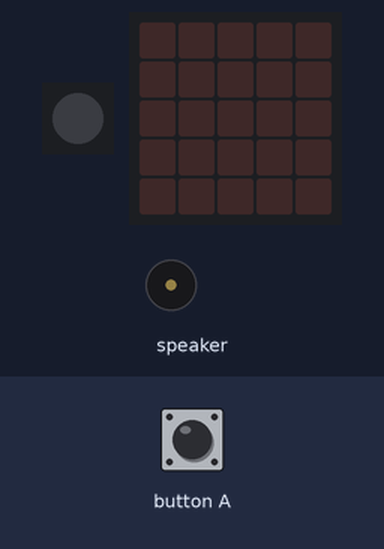
A program run on a simulated Calliope mini (MakeCode). Shown: 1 RGB LEDs in strip order, left to right, the board's 5×5 LED display, buzzer (waves = sounding). Inputs (shaded band) come from the test bench. Random numbers come from a fixed seed.

Above: at 1.2 s.
1.3 s: button A pressed for 0.15 s
At 3.0 s:
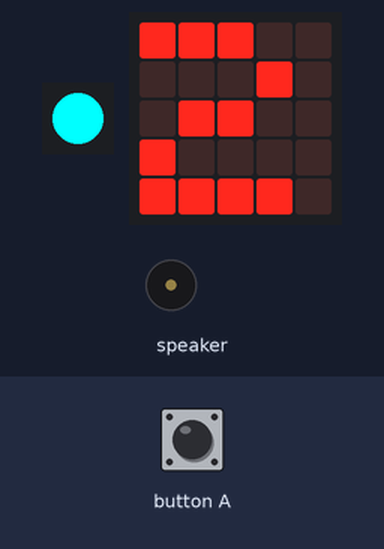
4.2 s: button A pressed for 0.15 s
At 4.8 s:
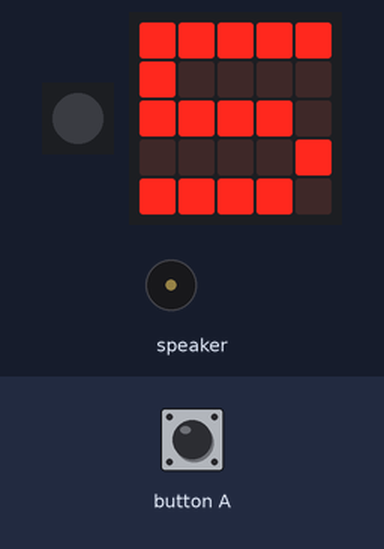
6.6 s: button A pressed for 0.15 s
At 7.8 s:
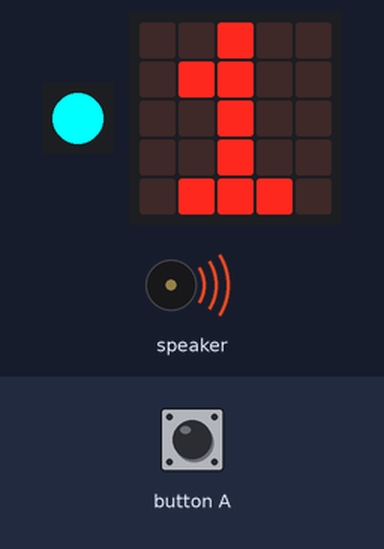
Timing chart, 0 to 9.6 s (numbered marks = the images above; inputs shaded):
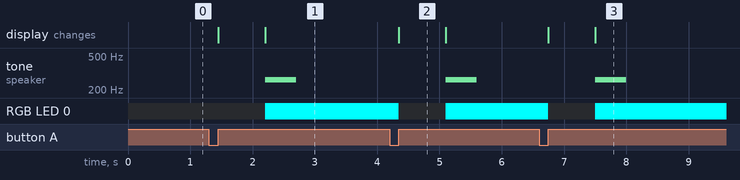

Measured:
- after the input at 1.3 s, tone on speaker: silent → 262 Hz after 0.90 s, → silent 0.50 s later; RGB LED 0: off → RGB(0, 255, 255) after 0.90 s; the display: first changes after 0.15 s (image 1 shows a later state)
- after the input at 4.2 s, tone on speaker: silent → 262 Hz after 0.90 s, → silent 0.50 s later; RGB LED 0: RGB(0, 255, 255) → off after 0.15 s, → RGB(0, 255, 255) 0.75 s later; the display: changes after 0.15 s (image 2)
- after the input at 6.6 s, tone on speaker: silent → 262 Hz after 0.90 s, → silent 0.50 s later; RGB LED 0: RGB(0, 255, 255) → off after 0.15 s, → RGB(0, 255, 255) 0.75 s later; the display: first changes after 0.15 s (image 3 shows a later state)
- what the display in image 2 shows lasts 0.7 s, from 4.4 s to 5.1 s

The program:

main.ts
```typescript
let X = 0
input.onButtonEvent(Button.A, input.buttonEventClick(), function () {
    basic.turnRgbLedOff()
    X = randint(1, 6)
    basic.showNumber(X)
    if (X) {
        basic.setLedColor(0x00ffff)
        music.playTone(262, music.beat(BeatFraction.Whole))
    }
})
```

test.ts
```typescript
// Hier kann man Tests durchführen; diese Datei wird nicht kompiliert, wenn dieses Paket als Erweiterung verwendet wird.
```
